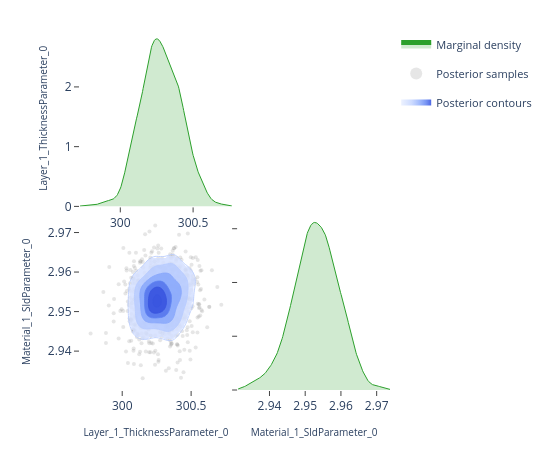

Source (notebook cell):
### Code cell
# ---- Pairwise focus: thickness vs SLD ---------------------------------------
# A 2-parameter corner plot zooms in on the joint posterior for a specific
# pair.  This is the same view the EasyReflectometryApp's "2D Heatmap"
# sub-tab uses to inspect parameter degeneracies.


params_of_interest = ['Layer_1_ThicknessParameter_0', 'Material_1_SldParameter_0']
idx = [posterior.param_names.index(p) for p in params_of_interest]
subset_draws = np.asarray(posterior.draws)[:, idx]

fig = plot_corner(subset_draws, params_of_interest)
fig.show()

### Figure 1 — Plotly figure (JSON) as saved in the notebook; plotly's stock layout.template omitted (floating-point values rounded to 4 significant figures; data arrays with more than 128 entries replaced by an {"elided": "..."} marker saying what was removed)
{"data": [{"fill": "tozeroy", "fillcolor": "rgba(44, 160, 44, 0.22)", "hoverinfo": "skip", "legendgroup": "marginal", "line": {"color": "rgb(44, 160, 44)", "width": 1}, "mode": "lines", "name": "Marginal density", "showlegend": true, "type": "scatter", "x": {"elided": "256 float values"}, "xaxis": "x", "y": {"elided": "256 float values"}, "yaxis": "y"}, {"hoverinfo": "skip", "legendgroup": "scatter", "marker": {"color": "rgba(140, 140, 140, 0.22)", "size": 4}, "mode": "markers", "name": "Posterior samples", "showlegend": true, "type": "scatter", "x": {"elided": "800 float values"}, "xaxis": "x3", "y": {"elided": "800 float values"}, "yaxis": "y3", "zorder": 0}, {"colorscale": [[0.0, "rgba(224, 233, 255, 0.62)"], [0.35, "rgba(183, 203, 255, 0.70)"], [0.6, "rgba(138, 169, 252, 0.78)"], [0.82, "rgba(96, 131, 242, 0.84)"], [1.0, "rgba(58, 86, 224, 0.90)"]], "connectgaps": false, "contours": {"coloring": "fill", "end": 185.7, "showlabels": false, "showlines": false, "size": 29.33, "start": 39.1}, "hoverinfo": "skip", "legendgroup": "contour", "name": "Posterior contours", "showlegend": true, "showscale": false, "type": "contour", "x": [299.7, 299.7, 299.7, 299.8, 299.8, 299.8, 299.8, 299.8, 299.8, 299.8, 299.9, 299.9, 299.9, 299.9, 299.9, 299.9, 299.9, 299.9, 300.0, 300.0, 300.0, 300.0, 300.0, 300.0, 300.0, 300.1, 300.1, 300.1, 300.1, 300.1, 300.1, 300.1, 300.1, 300.2, 300.2, 300.2, 300.2, 300.2, 300.2, 300.2, 300.3, 300.3, 300.3, 300.3, 300.3, 300.3, 300.3, 300.3, 300.4, 300.4, 300.4, 300.4, 300.4, 300.4, 300.4, 300.4, 300.5, 300.5, 300.5, 300.5, 300.5, 300.5, 300.5, 300.6, 300.6, 300.6, 300.6, 300.6, 300.6, 300.6, 300.6, 300.7, 300.7, 300.7, 300.7, 300.7, 300.7, 300.7, 300.8, 300.8], "xaxis": "x3", "y": [2.931, 2.932, 2.932, 2.933, 2.933, 2.934, 2.934, 2.935, 2.936, 2.936, 2.937, 2.937, 2.938, 2.938, 2.939, 2.939, 2.94, 2.94, 2.941, 2.941, 2.942, 2.943, 2.943, 2.944, 2.944, 2.945, 2.945, 2.946, 2.946, 2.947, 2.947, 2.948, 2.948, 2.949, 2.95, 2.95, 2.951, 2.951, 2.952, 2.952, 2.953, 2.953, 2.954, 2.954, 2.955, 2.955, 2.956, 2.957, 2.957, 2.958, 2.958, 2.959, 2.959, 2.96, 2.96, 2.961, 2.961, 2.962, 2.962, 2.963, 2.964, 2.964, 2.965, 2.965, 2.966, 2.966, 2.967, 2.967, 2.968, 2.968, 2.969, 2.969, 2.97, 2.971, 2.971, 2.972, 2.972, 2.973, 2.973, 2.974], "yaxis": "y3", "z": {"elided": "80x80 float values"}, "zmax": 185.7, "zmin": 39.1, "zorder": 1}, {"colorscale": [[0.0, "rgba(183, 203, 255, 0.94)"], [0.35, "rgba(183, 203, 255, 0.94)"], [0.35, "rgba(138, 169, 252, 0.95)"], [0.6, "rgba(138, 169, 252, 0.95)"], [0.6, "rgba(96, 131, 242, 0.96)"], [0.82, "rgba(96, 131, 242, 0.96)"], [0.82, "rgba(58, 86, 224, 0.98)"], [1.0, "rgba(58, 86, 224, 0.98)"]], "contours": {"coloring": "lines", "end": 185.7, "showlabels": false, "size": 29.33, "start": 39.1}, "hoverinfo": "skip", "legendgroup": "contour", "line": {"width": 0.9}, "showlegend": false, "showscale": false, "type": "contour", "x": [299.7, 299.7, 299.7, 299.8, 299.8, 299.8, 299.8, 299.8, 299.8, 299.8, 299.9, 299.9, 299.9, 299.9, 299.9, 299.9, 299.9, 299.9, 300.0, 300.0, 300.0, 300.0, 300.0, 300.0, 300.0, 300.1, 300.1, 300.1, 300.1, 300.1, 300.1, 300.1, 300.1, 300.2, 300.2, 300.2, 300.2, 300.2, 300.2, 300.2, 300.3, 300.3, 300.3, 300.3, 300.3, 300.3, 300.3, 300.3, 300.4, 300.4, 300.4, 300.4, 300.4, 300.4, 300.4, 300.4, 300.5, 300.5, 300.5, 300.5, 300.5, 300.5, 300.5, 300.6, 300.6, 300.6, 300.6, 300.6, 300.6, 300.6, 300.6, 300.7, 300.7, 300.7, 300.7, 300.7, 300.7, 300.7, 300.8, 300.8], "xaxis": "x3", "y": [2.931, 2.932, 2.932, 2.933, 2.933, 2.934, 2.934, 2.935, 2.936, 2.936, 2.937, 2.937, 2.938, 2.938, 2.939, 2.939, 2.94, 2.94, 2.941, 2.941, 2.942, 2.943, 2.943, 2.944, 2.944, 2.945, 2.945, 2.946, 2.946, 2.947, 2.947, 2.948, 2.948, 2.949, 2.95, 2.95, 2.951, 2.951, 2.952, 2.952, 2.953, 2.953, 2.954, 2.954, 2.955, 2.955, 2.956, 2.957, 2.957, 2.958, 2.958, 2.959, 2.959, 2.96, 2.96, 2.961, 2.961, 2.962, 2.962, 2.963, 2.964, 2.964, 2.965, 2.965, 2.966, 2.966, 2.967, 2.967, 2.968, 2.968, 2.969, 2.969, 2.97, 2.971, 2.971, 2.972, 2.972, 2.973, 2.973, 2.974], "yaxis": "y3", "z": {"elided": "80x80 float values"}, "zmax": 185.7, "zmin": 39.1, "zorder": 2}, {"fill": "tozeroy", "fillcolor": "rgba(44, 160, 44, 0.22)", "hoverinfo": "skip", "legendgroup": "marginal", "line": {"color": "rgb(44, 160, 44)", "width": 1}, "mode": "lines", "name": "Marginal density", "showlegend": false, "type": "scatter", "x": {"elided": "256 float values"}, "xaxis": "x4", "y": {"elided": "256 float values"}, "yaxis": "y4"}], "layout": {"height": 450, "legend": {"font": {"size": 11}, "itemsizing": "constant", "orientation": "v", "x": 1.02, "xanchor": "left", "y": 1.0, "yanchor": "top"}, "margin": {"b": 60, "l": 80, "r": 160, "t": 30}, "plot_bgcolor": "white", "showlegend": true, "width": 550, "xaxis": {"anchor": "y", "domain": [0.0, 0.49], "showgrid": false, "ticks": "outside", "zeroline": false}, "xaxis2": {"anchor": "y2", "domain": [0.51, 1.0], "showgrid": false, "ticks": "outside", "visible": false, "zeroline": false}, "xaxis3": {"anchor": "y3", "domain": [0.0, 0.49], "showgrid": false, "ticks": "outside", "title": {"font": {"size": 10}, "text": "Layer_1_ThicknessParameter_0"}, "zeroline": false}, "xaxis4": {"anchor": "y4", "domain": [0.51, 1.0], "showgrid": false, "ticks": "outside", "title": {"font": {"size": 10}, "text": "Material_1_SldParameter_0"}, "zeroline": false}, "yaxis": {"anchor": "x", "domain": [0.51, 1.0], "showgrid": false, "ticks": "outside", "title": {"font": {"size": 10}, "text": "Layer_1_ThicknessParameter_0"}, "zeroline": false}, "yaxis2": {"anchor": "x2", "domain": [0.51, 1.0], "showgrid": false, "ticks": "outside", "visible": false, "zeroline": false}, "yaxis3": {"anchor": "x3", "domain": [0.0, 0.49], "showgrid": false, "ticks": "outside", "title": {"font": {"size": 10}, "text": "Material_1_SldParameter_0"}, "zeroline": false}, "yaxis4": {"anchor": "x4", "domain": [0.0, 0.49], "showgrid": false, "showticklabels": false, "ticks": "outside", "zeroline": false}}}
